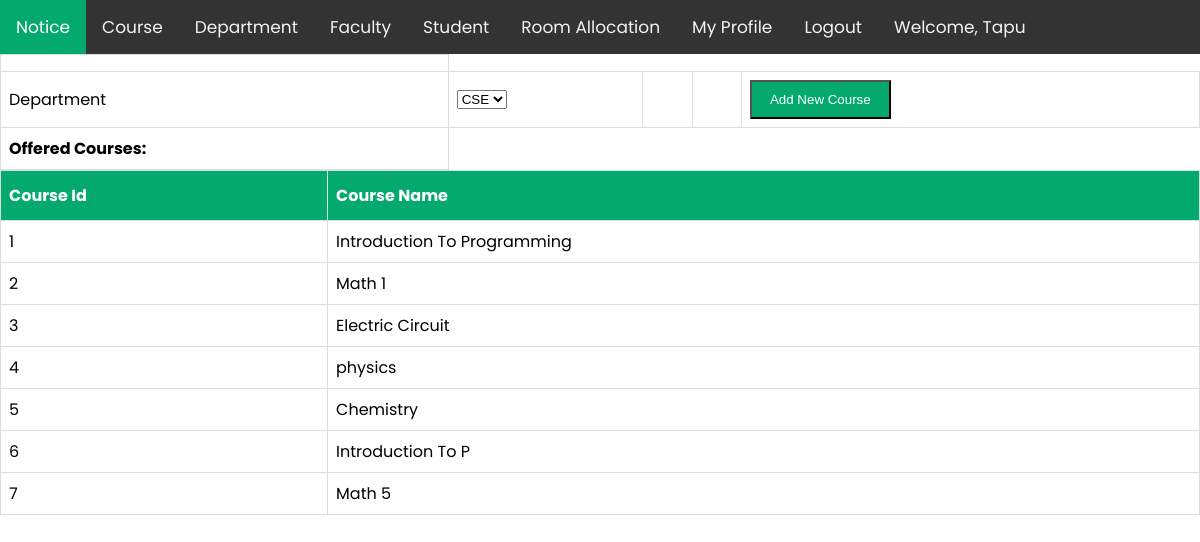
Page /views/Course.php (signed in) on the committed database.
### tables this page shows
CREATE TABLE `course` (
  `id` int(11) NOT NULL,
  `courseName` varchar(50) NOT NULL
);

### Models/db_config.php (called while the page is built, shortened)
<?php
        function AllDepartment(){
            $con = mysqli_connect('localhost','root', '', 'webtech');
            $sql = 'select * from department';
            $result = mysqli_query($con,$sql);
            $ArrayF=array();
            while($row = mysqli_fetch_assoc($result)){
                $ArrayF[]=$row;
            }
            return $ArrayF;
        }
        function AllCourse(){
            $con = mysqli_connect('localhost','root', '', 'webtech');
            $sql = 'select * from course';
            $result = mysqli_query($con,$sql);
            $ArrayF=array();
            while($row = mysqli_fetch_assoc($result)){
                $ArrayF[]=$row;
            }
            return $ArrayF;
        }
?>

### Controllers/courseList.php (called while the page is built)
<?php
require '../Models/db_config.php';
function getAllCourse(){
        $courses = AllCourse();
        return $courses;
    }
function getDepartment(){
    $departments = AllDepartment();
        return $departments;
    }
?>

### Views/Course.php (the view, shortened to what this page needs)
<?php
    include 'navbar.php';
    require_once '../Controllers/courseList.php';
    $courses = getAllCourse();
    $departments = getDepartment();
?>
    <form action="">
        <table>
            <tr><td></td></tr>
            <tr>
                <td>Department</td>
                <td>
                <select name="departments" id="departments" onchange="">
                <?php
                foreach ($departments as $department) {
                    echo "<option value=".$department['departmentName'].">";
                    print_r($department['departmentName']);
                    echo "</option>";
                }
                ?>
                </select>
                </td>
               <td></td>
               <td></td>
               <td><button class="button"><a href="./AddNewCourse.php">Add New Course</a></button></td>
            </tr>
            <tr>
                <td><b>Offered Courses:</b></td>
            </tr>
            <tr>
                <table cellspacing="0" cellpadding="0" border="1" width="361px" height="86px">
                    <tr align="center" >
                        <th >Course Id</th>
                        <th >Course Name</th>
                    </tr>
                    <?php
                        echo "<tr align='center'>";
                        foreach($courses as $course){
                            echo "<tr>";
                            echo "<td>".$course['id']."</td>";
                            echo "<td>".$course['courseName']."</td>";
                            echo "</tr>";
                        }
                        ?>
                </table>
    </form>
</body>
</html>

### Views/navbar.php (shortened to what this page needs)
<html>
<head>
</head>
<body>
<div class="topnav">
<a href="./NoticeList.php" class="active">Notice</a>
<a href="./Course.php">Course</a>
<a href="./Department.php">Department</a>
<a href="./Faculty.php">Faculty</a>
<a href="./Student.php">Student</a>
<a href="./Room.php">Room Allocation</a>
<a href="./myProfile.php">My Profile</a>
<a href="../Controllers/logout.php">Logout</a>
<a rowspan="4" align="right"> Welcome,
    <?php
        if(isset($_SESSION['user'])){
            print_r($_SESSION['user']['username']);
        }
    ?>
    </a>
</div>

### Views/navbar.php (style rules this page uses)
body { margin: 0; font-family: 'Poppins', sans-serif; }
.topnav { overflow: hidden; background-color: #333; }
.topnav a { float: left; color: #f2f2f2; text-align: center; padding: 14px 16px; text-decoration: none; font-size: 17px; }
.topnav a.active { background-color: #04AA6D; color: white; }
.button { width: auto; padding: 10px 18px; background-color: #04AA6D; }
.button a { color: white; text-decoration:none }
table { font-family: 'Poppins', sans-serif; border-collapse: collapse; width: 100%; }
td, th { border: 1px solid #ddd; padding: 8px; }
th { padding-top: 12px; padding-bottom: 12px; text-align: left; background-color: #04AA6D; color: white; }

### rows in the picture
course: id "1", courseName "Introduction To Programming"
course: id "2", courseName "Math 1"
course: id "3", courseName "Electric Circuit"
course: id "4", courseName "physics"
course: id "5", courseName "Chemistry"
course: id "6", courseName "Introduction To P"
course: id "7", courseName "Math 5"
